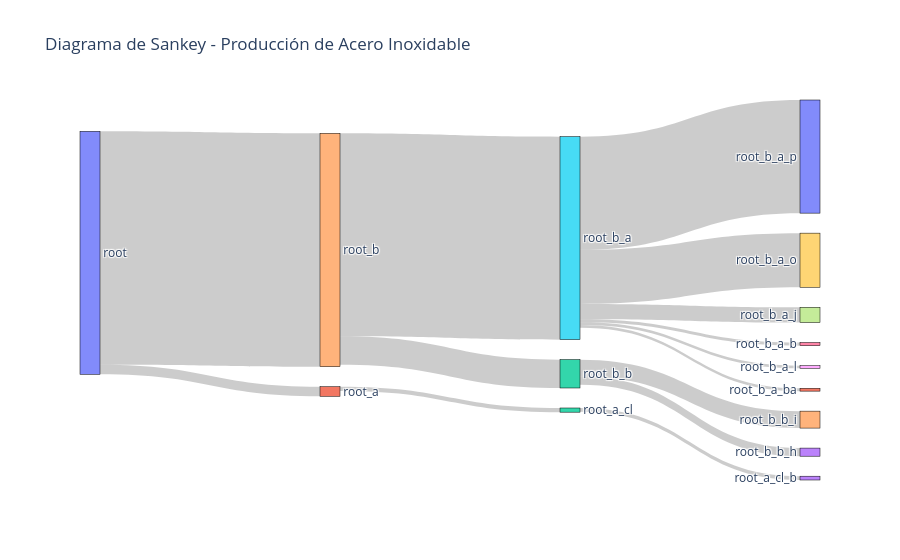

Notebook cell for this chart:
### Code cell
diagramme_flux(fluxs)

### Figure 1 — Plotly figure (JSON) as saved in the notebook; plotly's stock layout.template omitted (floating-point values rounded to 4 significant figures)
{"data": [{"link": {"label": ["hot rolling, steel", "market for steel, unalloyed", "steel production, converter, unalloyed", "market for steel, chromium steel 18/8", "steel production, electric, chromium steel 18/8", "market for argon, liquid", "market group for electricity, medium voltage", "market group for electricity, medium voltage", "market for ferrochromium, high-carbon, 68% Cr", "market for ferronickel", "market for quicklime, in pieces, loose", "steel production, electric, chromium steel 18/8", "market for ferrochromium, high-carbon, 68% Cr", "market for ferronickel"], "source": [0, 1, 2, 0, 4, 5, 5, 5, 5, 5, 5, 4, 12, 12], "target": [1, 2, 3, 4, 5, 6, 7, 8, 9, 10, 11, 12, 13, 14], "value": [0.03916, 0.01724, 0.01563, 0.9608, 0.8355, 0.01315, 0.06284, 0.01054, 0.2228, 0.4657, 0.01175, 0.1168, 0.03338, 0.06978]}, "node": {"label": ["root", "root_a", "root_a_cl", "root_a_cl_b", "root_b", "root_b_a", "root_b_a_b", "root_b_a_j", "root_b_a_l", "root_b_a_o", "root_b_a_p", "root_b_a_ba", "root_b_b", "root_b_b_h", "root_b_b_i"], "line": {"color": "black", "width": 0.5}, "pad": 20, "thickness": 20}, "type": "sankey"}], "layout": {"font": {"size": 12}, "title": {"text": "Diagrama de Sankey - Producción de Acero Inoxidable"}}}
